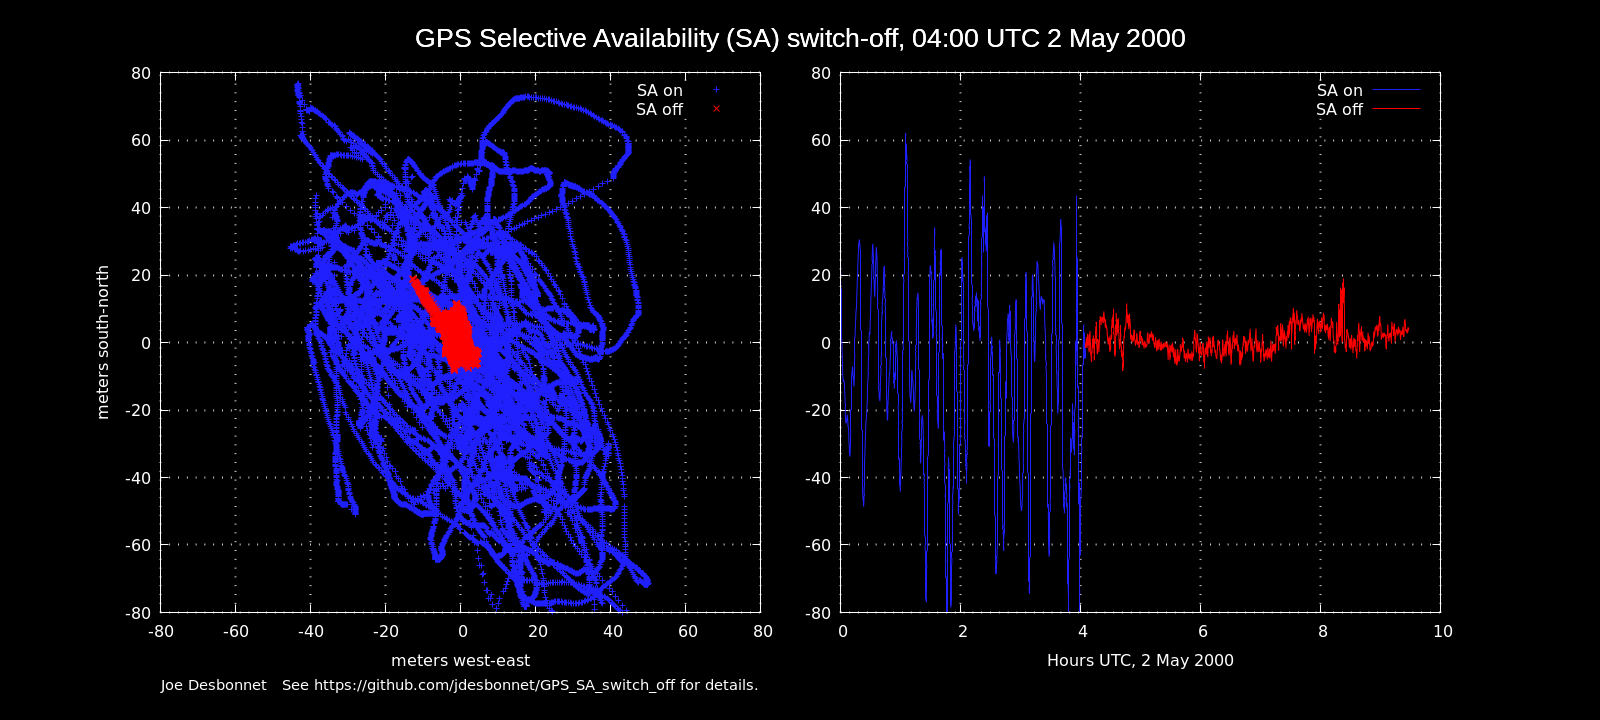

gnuplot code for this plot:


set terminal pngcairo size 1600,720 background rgb 'black'
set output "sa_off.png"

#set title 'GPS Selective Available (SA) switch off, 2 May 2000' textcolor rgb 'white'

#set multiplot layout 1,2 title 'GPS Selective Available (SA) switch off, 2 May 2000'
set multiplot layout 1,2 margin 0.1,0.9,0.15,0.9

set label 1 "GPS Selective Availability (SA) switch-off, 04:00 UTC 2 May 2000" center textcolor rgb "white" font "Arial,20" at screen 0.5,0.95
set label 2 'Joe Desbonnet   See https://github.com/jdesbonnet/GPS\_SA\_switch\_off for details.' at screen 0.1,0.05 font ",11" tc rgb "white"
#set label 3 "https://github.com/jdesbonnet/GPS_SA_switch_off" at graph -0.05,-0.10 font ",8" tc rgb "white"

set style fill transparent solid 0.3 noborder
set style fill noborder

set style line 1 linecolor rgb "green"
set style line 2 linecolor rgb "blue"


set border lc rgb 'white'
set key tc rgb 'white'

set grid lc rgb 'white' linewidth 2

PI = 3.14159265359
ER = 6378137

# The 'actual' location of the receiver
refLat = 53.32495
refLon = -6.2596
klon = 111132.854 * cos(PI*refLat/180) 





## https://stackoverflow.com/questions/639695/how-to-convert-latitude-or-longitude-to-meters
## m_per_deg_lat = 111132.954 - 559.822 * cos( 2 * latMid ) + 1.175 * cos( 4 * latMid);
## m_per_deg_lon = 111132.954 * cos ( latMid );




##
## Deviation plot (meters)
##

set origin 0,0
set size 0.5,1
set xrange [-80:80]
set yrange [-80:80]
set xlabel "meters west-east" textcolor rgb "white"
set ylabel "meters south-north" textcolor rgb "white"
plot "< gunzip -c gps_sa_off_pre_transition.dat.gz" using (($5-refLon)*klon):( ($4-refLat) * 111111) linecolor rgb "#2020ff"  \
title 'SA on' \
,"< gunzip -c gps_sa_off_post_transition.dat.gz" using (($5-refLon)*klon):( ($4-refLat) * 111111) linecolor rgb "red"  \
title 'SA off' 


##
## South/North deviation as function of time
##
unset label 2
unset label 3
unset title
set xrange [0:10]
set yrange [-80:80]

set xlabel "Hours UTC, 2 May 2000" textcolor rgb "white"
set ylabel "meters south-north"
unset ylabel
set origin 0.5,0
set size 0.5,0.5
plot "< gunzip -c gps_sa_off_pre_transition.dat.gz" using (($2/3600)-48):( ($4-refLat) * 111111) linecolor rgb "#2020ff"  \
title 'SA on' with lines \
,"< gunzip -c gps_sa_off_post_transition.dat.gz" using (($2/3600)-48):( ($4-refLat) * 111111) linecolor rgb "red"  \
title 'SA off' with lines


set origin 0.5,0.5
set size 0.5,0.5
set ylabel "W/E meters"

#plot "< gunzip -c gps_sa_off_pre_transition.dat.gz" using ($2/3600):(($5-refLon)*klon) linecolor rgb "blue"  \
#title 'SA on' with lines \
#,"< gunzip -c gps_sa_off_post_transition.dat.gz" using ($2/3600):(($5-refLon)*klon) linecolor rgb "red"  \
#title 'SA off' with lines


unset multiplot



#pause -1 
